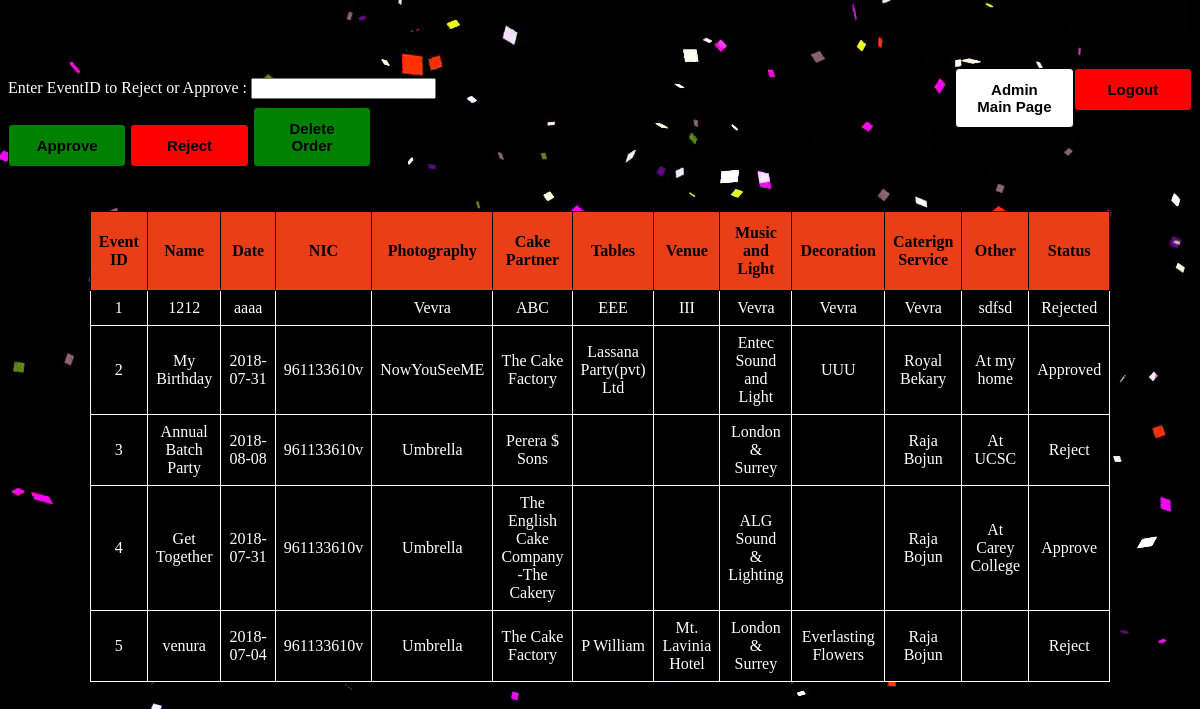
The app's page /admin/viewuser.php (signed in) with its own data.
### tables this page shows
CREATE TABLE `event` (
  `eventid` int(255) NOT NULL,
  `name` varchar(255) NOT NULL,
  `date` varchar(255) NOT NULL,
  `nic` varchar(10) NOT NULL,
  `photo` varchar(255) NOT NULL,
  `video` varchar(255) NOT NULL,
  `cake` varchar(255) NOT NULL,
  `cpieces` int(255) NOT NULL,
  `tables` varchar(255) NOT NULL,
  `tamount` int(11) NOT NULL,
  `camount` int(11) NOT NULL,
  `tentamount` int(11) NOT NULL,
  `venues` varchar(255) NOT NULL,
  `music` varchar(255) NOT NULL,
  `deco` varchar(255) NOT NULL,
  `food` varchar(255) NOT NULL,
  `pkgtype` int(11) NOT NULL,
  `plates` int(11) NOT NULL,
  `other` text NOT NULL,
  `status` varchar(255) NOT NULL
);

### admin/viewuser.php (the view, shortened to what this page needs)
<!DOCTYPE html>
<html>
<head>
	<link href= "../assets/css/style2.css" rel="stylesheet" type= "text/css">
</head>
<body>
	<form method="POST">
		<button type="submit" name="logout" style="float:right;background-color: red;">Logout</button>
	</form>
<form action="mainad.php">
        <button  type="submit"style="float: right; margin-left: 30%; background-color: white;">Admin Main Page</button></a> <br>
    </form>
<form method="POST" action="viewuser.php">
	Enter EventID to Reject or Approve :
	<input type="number" name="eventid"><br>
	<button type="submit" name="approve">Approve</button>
	<button type="submit" name="reject" style="background-color: red;">Reject</button>
	<button type="submit" name="dorder">Delete Order</button>
</form>
<br>
<br>
<?php
include('../config/dbcon.php');
$query= "SELECT * FROM event";
$result = mysqli_query($db, $query);
$qq = mysqli_num_rows($result);
if ($qq > 0 ){
	echo "<table id='table1'>
			<tr>
				<th>Event ID</th>
				<th>Name</th>
				<th>Date</th>
				<th>NIC</th>
				<th>Photography</th>
				<th>Cake Partner</th>
				<th>Tables</th>
				<th>Venue</th>
				<th>Music and Light</th>
				<th>Decoration</th>
				<th>Caterign Service</th>
				<th>Other</th>
				<th>Status</th>
			</tr>";
	while ($row = mysqli_fetch_assoc($result)){
		$eventid=$row['eventid'];
		$name=$row['name'];
		$date=$row['date'];
		$nic=$row['nic'];
		$photo=$row['photo'];
		$cake=$row['cake'];
		$tables=$row['tables'];
		$venues=$row['venues'];
		$music=$row['music'];
		$deco=$row['deco'];
		$food=$row['food'];
		$other=$row['other'];
		$status=$row['status'];
		echo "<tr>
				<td>".$eventid."</td>
				<td>".$name."</td>
				<td>".$date."</td>
				<td>".$nic."</td>
				<td>".$photo."</td>
				<td>".$cake."</td>
				<td>".$tables."</td>
				<td>".$venues."</td>
				<td>".$music."</td>
				<td>".$deco."</td>
				<td>".$food."</td>
				<td>".$other."</td>
				<td>".$status."</td>
			</tr>";
	}
	echo "</table>";
}
?>
</body>
</html>

### assets/css/style2.css (style rules this page uses)
body { background-image: url('../img/bg.png'); color: white; margin-top: 60px; }
#table1 { margin-left: auto; margin-right: auto; font-family: Trebuchet MS; border-collapse: collapse; width: 50%; }
#table1 td, #table1 th { border: 1px solid; padding: 8px; color: white; text-align: center; }
#table1 tr { background-color: black; }
#table1 th { padding-top: 12px; padding-bottom: 12px; background-color: #EA3E19; color: black; }
form button[type=submit] { width: 10%; padding: 12px 20px; margin: 8px 0; border: 1px solid ; border-radius: 4px; box-sizing: border-box; font-size: 15px; font-weight: bold; background-color: green; text-align: center; }
button[type=submit] { width: 10%; margin-left: 150px; background-color: #333; margin-top: 3px; padding: 12px 20px; border: 1px solid ; border-radius: 4px; box-sizing: border-box; }

### records on screen
event: eventid "1", name "1212", date "aaaa", photo "Vevra", cake "ABC", tables "EEE", venues "III", music "Vevra", deco "Vevra", food "Vevra", other "sdfsd", status "Rejected"
event: eventid "2", name "My Birthday", date "2018-07-31", nic "961133610v", photo "NowYouSeeME", cake "The Cake Factory", tables "Lassana Party(pvt) Ltd", music "Entec Sound and Light", deco "UUU", food "Royal Bekary", other "At my home", status "Approved"
event: eventid "3", name "Annual Batch Party", date "2018-08-08", nic "961133610v", photo "Umbrella", cake "Perera $ Sons", music "London & Surrey", food "Raja Bojun", other "At UCSC", status "Reject"
event: eventid "4", name "Get Together", date "2018-07-31", nic "961133610v", photo "Umbrella", cake "The English Cake Company -The Cakery", music "ALG Sound & Lighting", food "Raja Bojun", other "At Carey College", status "Approve"
event: eventid "5", name "venura", date "2018-07-04", nic "961133610v", photo "Umbrella", cake "The Cake Factory", tables "P William", venues "Mt. Lavinia Hotel", music "London & Surrey", deco "Everlasting Flowers", food "Raja Bojun", status "Reject"
